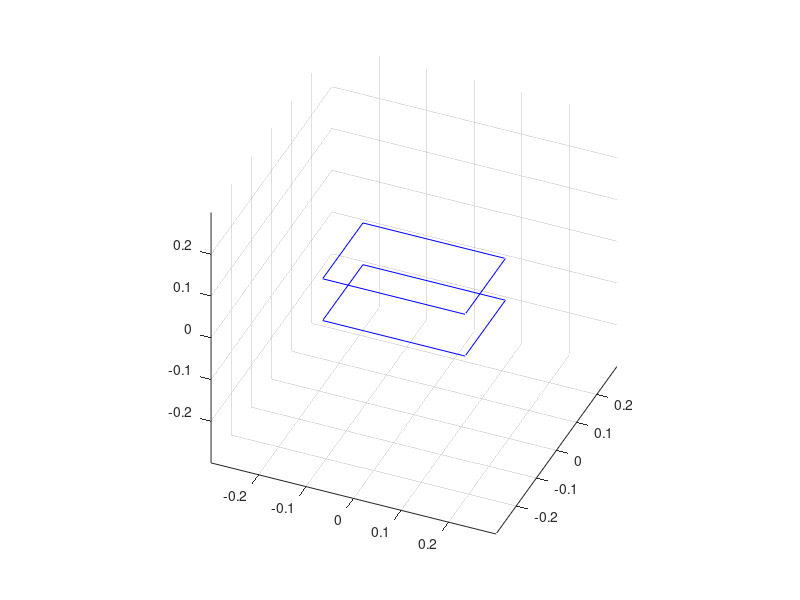

Write MATLAB code to recreate this figure. (Note: this script raises an error after producing the figure.)
% 刚体绕固定点转动的数值计算

function rigid_body_rotation
% === 设置长方体 ===
a = 0.3; b = 0.2; c = 0.1; M = 1; % 边长
I0 = M/12 * diag([b^2 + c^2, a^2 + c^2, a^2 + b^2]); % 惯性张量
w0 = [0; 0; 0]; % 初始角速度
q0 = [1; 0; 0; 0]; % 初始朝向（四元数）
tau = @(t) 0.05*[1; 1; 1]/sqrt(3); % 力矩函数
tmin = 0; tmax = 5; % 模拟时间
Nt = 501; % 时间步数
% ================

invI0 = inv(I0);
Y0 = [q0; w0];
f = @(Y,t)ode_fun(Y, t, I0, invI0, tau);
[Y, t] = odeRK4(f, [tmin, tmax], Y0, Nt);

% 画图
figure; hold on; grid on; axis equal; view(23, 36);
axis([-0.3, 0.3, -0.3, 0.3, -0.3, 0.3]);
for it = 1:Nt
    q = Y(1:4, it);
    R = q2rot(q);
    clf; hold on; grid on; axis equal; view(23, 36);
    axis([-0.3, 0.3, -0.3, 0.3, -0.3, 0.3]);
    plot_cube(R, a, b, c);
    title(['t = ' num2str(t(it))]);
	drawnow();
	% 取消注释：将每一帧保存为 png 图片（当前目录下）
	% saveas(gcf, [num2str(it) '.png']);
end
end

% 微分方程求导函数
function dY = ode_fun(t, Y, I0, invI0, tau)
q = Y(1:4); w = Y(5:7);
q = q / norm(q);
wx = w(1); wy = w(2); wz = w(3);
R = q2rot(q);
RT = R';
Omg = [0 -wz wy;
        wz 0 -wx;
        -wy wx 0];
dw = R*invI0*RT*(tau(t) - (Omg*R*I0*RT + R*I0*RT*Omg')*w);
dq = 0.5*quat_mul([0; w], q);
dY = [dq; dw];
end

% 两个四元数相乘
function out = quat_mul(q1, q2)
s1 = q1(1); v1 = q1(2:4);
s2 = q2(1); v2 = q2(2:4);
out = [s1*s2 - dot(v1,v2); s1*v2 + s2*v1 + cross(v1, v2)];
end

% 由四元数 q 求旋转矩阵 R
function R = q2rot(q)
s = q(1); vx = q(2); vy = q(3); vz = q(4);
R = [1 - 2*vy^2 - 2*vz^2, 2*vx*vy - 2*s*vz, 2*vx*vz + 2*s*vy;
    2*vx*vy + 2*s*vz, 1 - 2*vx^2 - 2*vz^2, 2*vy*vz - 2*s*vx;
    2*vx*vz - 2*s*vy, 2*vy*vz + 2*s*vx, 1 - 2*vx^2 - 2*vy^2];
end

% 画长方体
function plot_cube(R, a, b, c)
x = [-1, 1, 1, -1, -1]* a/2;
y = [-1, -1, 1, 1, -1]* b/2;
z = [-1, -1, -1, -1, -1] * c/2;
P1 = R*[x; y; z];
z = z + c;
P2 = R*[x; y; z];
plot3(P1(1,:), P1(2,:), P1(3,:), 'b');
plot3(P2(1,:), P2(2,:), P2(3,:), 'b');
for i = 1:4
    Plot3([P1(:, i), P2(:, i)]', 'b');
end
end

% 四阶龙格库塔解微分方程 http://wuli.wiki/online/OdeRK4.html
function [Y,t]=odeRK4(f,tspan,Y0,Nt)
Nvar=numel(Y0);
dt=(tspan(2)-tspan(1))/(Nt-1);
Y=zeros(Nvar,Nt);
Y(:,1)=Y0(:);
t=linspace(tspan(1),tspan(2),Nt);
for ii=1:Nt-1
    K1=f( t(ii),        Y(:,ii)          );
    K2=f( t(ii)+dt/2,   Y(:,ii)+K1*dt/2  );
    K3=f( t(ii)+dt/2,   Y(:,ii)+K2*dt/2  );
    K4=f( t(ii)+dt,     Y(:,ii)+K3*dt    );

    Y(:,ii+1)=Y(:,ii)+dt/6*(K1+2*K2+2*K3+K4);
end
end
